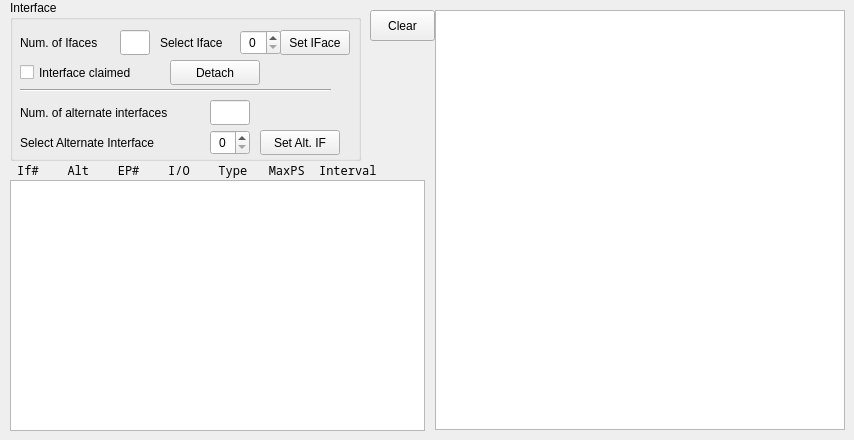
   <widget class="QWidget" name="tab">
    <attribute name="title">
     <string>Descriptors</string>
    </attribute>
    <widget class="QListWidget" name="lw_desc">
     <property name="geometry">
      <rect>
       <x>435</x>
       <y>10</y>
       <width>410</width>
       <height>420</height>
      </rect>
     </property>
     <property name="font">
      <font>
       <family>Noto Sans Mono</family>
      </font>
     </property>
    </widget>
    <widget class="QPushButton" name="pb_clear">
     <property name="geometry">
      <rect>
       <x>370</x>
       <y>10</y>
       <width>65</width>
       <height>31</height>
      </rect>
     </property>
     <property name="text">
      <string>Clear</string>
     </property>
    </widget>
    <widget class="QGroupBox" name="groupBox">
     <property name="geometry">
      <rect>
       <x>10</x>
       <y>0</y>
       <width>351</width>
       <height>161</height>
      </rect>
     </property>
     <property name="autoFillBackground">
      <bool>false</bool>
     </property>
     <property name="title">
      <string>Interface</string>
     </property>
     <property name="flat">
      <bool>false</bool>
     </property>
     <widget class="QLabel" name="label_4">
      <property name="geometry">
       <rect>
        <x>10</x>
        <y>30</y>
        <width>100</width>
        <height>25</height>
       </rect>
      </property>
      <property name="text">
       <string>Num. of Ifaces</string>
      </property>
     </widget>
     <widget class="QLineEdit" name="le_numIfaces">
      <property name="geometry">
       <rect>
        <x>110</x>
        <y>30</y>
        <width>30</width>
        <height>25</height>
       </rect>
      </property>
      <property name="alignment">
       <set>Qt::AlignCenter</set>
      </property>
      <property name="readOnly">
       <bool>true</bool>
      </property>
     </widget>
     <widget class="QLabel" name="label_5">
      <property name="geometry">
       <rect>
        <x>150</x>
        <y>30</y>
        <width>81</width>
        <height>25</height>
       </rect>
      </property>
      <property name="text">
       <string>Select Iface</string>
      </property>
     </widget>
     <widget class="QSpinBox" name="sb_selectIf">
      <property name="geometry">
       <rect>
        <x>230</x>
        <y>30</y>
        <width>41</width>
        <height>25</height>
       </rect>
      </property>
      <property name="alignment">
       <set>Qt::AlignCenter</set>
      </property>
     </widget>
     <widget class="QLabel" name="label_6">
      <property name="geometry">
       <rect>
        <x>10</x>
        <y>100</y>
        <width>180</width>
        <height>25</height>
       </rect>
      </property>
      <property name="text">
       <string>Num. of alternate interfaces</string>
      </property>
     </widget>
     <widget class="QLineEdit" name="le_numAlt">
      <property name="geometry">
       <rect>
        <x>200</x>
        <y>100</y>
        <width>40</width>
        <height>25</height>
       </rect>
      </property>
      <property name="alignment">
       <set>Qt::AlignCenter</set>
      </property>
      <property name="readOnly">
       <bool>true</bool>
      </property>
     </widget>
     <widget class="QLabel" name="label_7">
      <property name="geometry">
       <rect>
        <x>10</x>
        <y>130</y>
        <width>180</width>
        <height>25</height>
       </rect>
      </property>
      <property name="text">
       <string>Select Alternate Interface</string>
      </property>
     </widget>
     <widget class="QCheckBox" name="cb_kerneldriver">
      <property name="enabled">
       <bool>true</bool>
      </property>
      <property name="geometry">
       <rect>
        <x>10</x>
        <y>60</y>
        <width>140</width>
        <height>25</height>
       </rect>
      </property>
      <property name="text">
       <string>Interface claimed</string>
      </property>
      <property name="checkable">
       <bool>true</bool>
      </property>
     </widget>
     <widget class="QPushButton" name="pb_kerneldetach">
      <property name="geometry">
       <rect>
        <x>160</x>
        <y>60</y>
        <width>90</width>
        <height>25</height>
       </rect>
      </property>
      <property name="text">
       <string>Detach</string>
      </property>
     </widget>
     <widget class="QSpinBox" name="sb_selectAIf">
      <property name="geometry">
       <rect>
        <x>200</x>
        <y>130</y>
        <width>40</width>
        <height>25</height>
       </rect>
      </property>
      <property name="alignment">
       <set>Qt::AlignCenter</set>
      </property>
     </widget>
     <widget class="QPushButton" name="pb_setIFace">
      <property name="geometry">
       <rect>
        <x>270</x>
        <y>30</y>
        <width>70</width>
        <height>25</height>
       </rect>
      </property>
      <property name="text">
       <string>Set IFace</string>
      </property>
     </widget>
     <widget class="Line" name="line">
      <property name="geometry">
       <rect>
        <x>10</x>
        <y>80</y>
        <width>311</width>
        <height>20</height>
       </rect>
      </property>
      <property name="orientation">
       <enum>Qt::Horizontal</enum>
      </property>
     </widget>
     <widget class="QPushButton" name="pb_setAltIf">
      <property name="geometry">
       <rect>
        <x>250</x>
        <y>130</y>
        <width>80</width>
        <height>25</height>
       </rect>
      </property>
      <property name="text">
       <string>Set Alt. IF</string>
      </property>
     </widget>
    </widget>
    <widget class="QListWidget" name="lw_summ">
     <property name="geometry">
      <rect>
       <x>10</x>
       <y>180</y>
       <width>415</width>
       <height>251</height>
      </rect>
     </property>
     <property name="font">
      <font>
       <family>Noto Sans Mono</family>
      </font>
     </property>
    </widget>
    <widget class="QLabel" name="label_21">
     <property name="geometry">
      <rect>
       <x>10</x>
       <y>160</y>
       <width>415</width>
       <height>21</height>
      </rect>
     </property>
     <property name="font">
      <font>
       <family>Noto Sans Mono</family>
      </font>
     </property>
     <property name="text">
      <string> If#    Alt    EP#    I/O    Type   MaxPS  Interval</string>
     </property>
    </widget>
   </widget>
